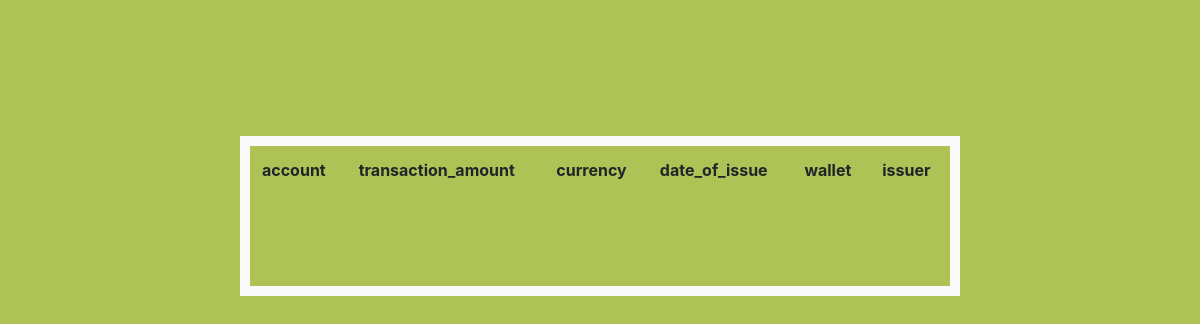
Before: /wallet/thirdparty/ with the older database file.
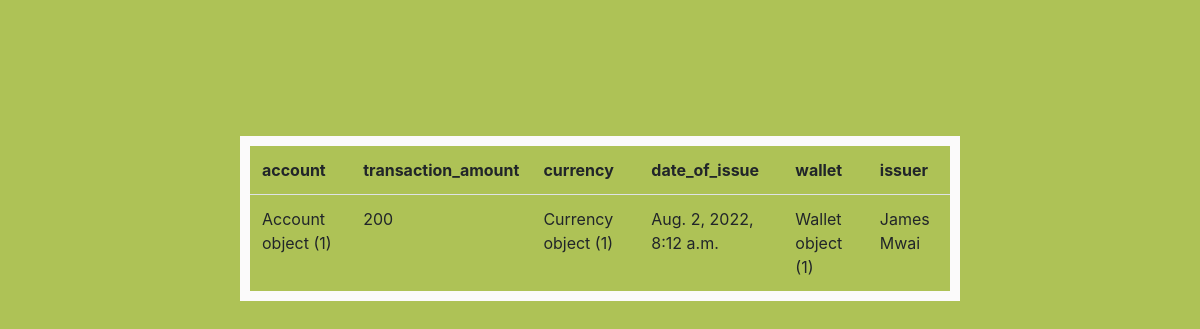
After: the same page with the newer database file.
### wallet/models.py (models this page shows)
class ThirdParty(models.Model):
    account= models.ForeignKey("Account",on_delete=models.CASCADE,related_name='Thirdparty_account')
    transaction_amount= models.BigIntegerField()
    currency = models.ForeignKey("Currency",on_delete=models.CASCADE,related_name='Thirdparty_currency')
    date_of_issue = models.DateTimeField()
    wallet= models.ForeignKey("Wallet",on_delete=models.CASCADE,related_name='Thirdparty_wallet')
    issuer= models.CharField(max_length=20)

class Account(models.Model):
    account_name = models.CharField(max_length=30)
    account_number = models.IntegerField()
    account_type = models.CharField(max_length=7)
    account_balance = models.IntegerField()
    wallet = models.ForeignKey("Wallet",on_delete=models.CASCADE,related_name='Account_wallet')

class Currency(models.Model):
    country= models.CharField(max_length=54)
    symbol= models.CharField(max_length=12)
    amount= models.BigIntegerField()

class Wallet(models.Model):
    balance = models.IntegerField()
    customer = models.ForeignKey("Customer",on_delete=models.CASCADE,related_name='Wallet_customer')
    amount  = models.IntegerField()
    date_created = models.DateTimeField()
    status = models.CharField(max_length=15)
    currency = models.ForeignKey("Currency",on_delete=models.CASCADE,related_name='Wallet_currency')
    history = models.DateTimeField()
    pin = models.IntegerField()

### wallet/views.py (the view)
def list_thirdparty(request):
    thirdparty= ThirdParty.objects.all()
    return render (request,"wallet/list_thirdparty.html",{"thirdparty":thirdparty})

### wallet/templates/wallet/list_thirdparty.html (shortened to what this page needs)
<!DOCTYPE html>
<html lang="en">
<head>
    <link rel="stylesheet" href="https://cdn.jsdelivr.net/npm/bootstrap@4.3.1/dist/css/bootstrap.min.css">
</head>
<body style="background-color:rgb(174, 194, 86)">
    <table class="table table-striped table-sm">
        <table class="table" style="height: 10rem;margin: 40px; width: 60%; position: fixed; margin-left: 20%; margin-top: 10%; border: 10px solid rgb(251, 250, 250); " >
            <th scope="col">account</th>
            <th scope="col">transaction_amount</th>
            <th scope="col">currency</th>
            <th scope="col">date_of_issue</th>
            <th scope="col">wallet</th>
            <th scope="col">issuer</th>
            {% for thirdparty in thirdparty %}
            <tr>
                <td>{{thirdparty.account }}</td>
                <td>{{thirdparty.transaction_amount }}</td>
                <td>{{thirdparty.currency }}</td>
                <td>{{thirdparty.date_of_issue }}</td>
                <td>{{thirdparty.wallet }}</td>
                <td>{{thirdparty.issuer }}</td>
            </tr>
            {%endfor%}
    </table>
</body>
</html>

Changed rows visible on the page:
added ThirdParty: account "Account object (1)", transaction_amount "200", currency "Currency object (1)", date_of_issue "Aug. 2, 2022, 8:12 a.m.", wallet "Wallet object (1)", issuer "James Mwai"
